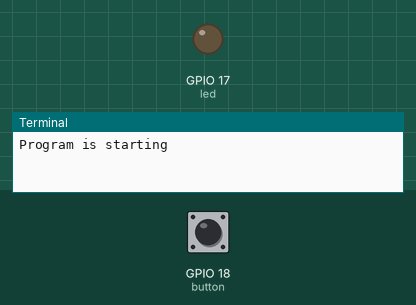
Recording of a program running on a simulated Raspberry Pi (BCM pin numbers). Parts: output pins drawn as LEDs (lit = HIGH), the last lines printed to the terminal. The test bench sets the inputs (shaded band); at power-on: GPIO 18 (button) HIGH.

Above: at 1.2 s.
1.3 s: GPIO 18 (button) pulled LOW for 0.15 s
At 1.37 s:
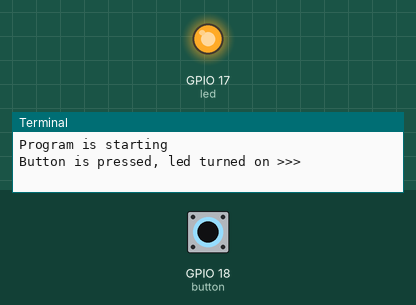
2.9 s: GPIO 18 (button) pulled LOW for 3.2 s
At 6.4 s:
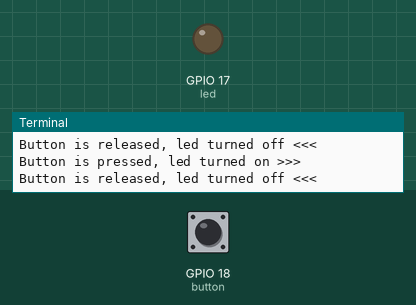
Timing chart, 0 to 7.9 s (numbered marks = the images above; inputs shaded):
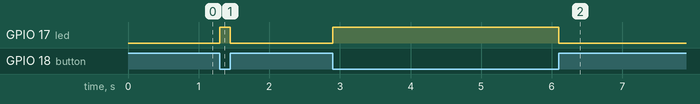

Measured:
- after the input at 1.3 s, GPIO 17 (led): LOW → HIGH at once, → LOW 0.15 s later
- after the input at 2.9 s, GPIO 17 (led): LOW → HIGH at once, → LOW 3.2 s later

The program:

ButtonLED2.py
```python
#Test code to ensure button functionality

from gpiozero import LED, Button
from signal import pause

print("Program is starting")

led = LED(17)
button = Button(18)

def onButtonPressed():
    led.on()
    print("Button is pressed, led turned on >>>")

def onButtonReleased():
    led.off()
    print("Button is released, led turned off <<<")

button.when_pressed = onButtonPressed
button.when_released = onButtonReleased

pause()
```
